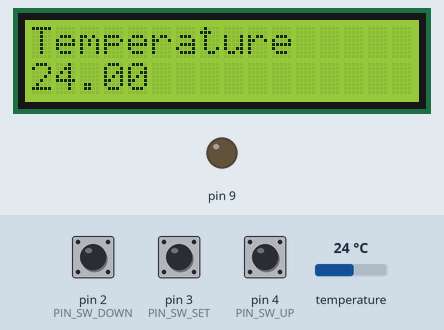
This sketch was run on a simulated Arduino Uno, built with avr-gcc and run on an emulated ATmega328P. Shown: 16×2 character LCD, output pins drawn as LEDs (lit = HIGH). The test bench sets the inputs (shaded band); at power-on: pin 3 (PIN_SW_SET) HIGH, temperature 24 °C, pin 2 (PIN_SW_DOWN) HIGH, pin 4 (PIN_SW_UP) HIGH. What the sketch prints to the serial monitor is not drawn.

Above: at 1.2 s.
1.3 s: pin 3 (PIN_SW_SET) pulled LOW for 1 s
At 3.1 s:
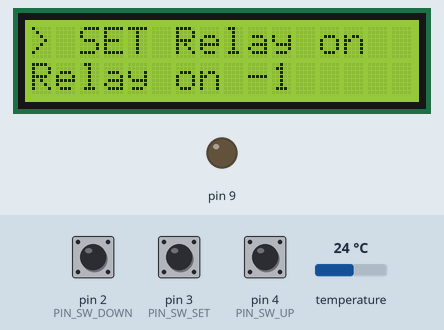
3.8 s: pin 3 (PIN_SW_SET) pulled LOW for 3.2 s
At 4.4 s:
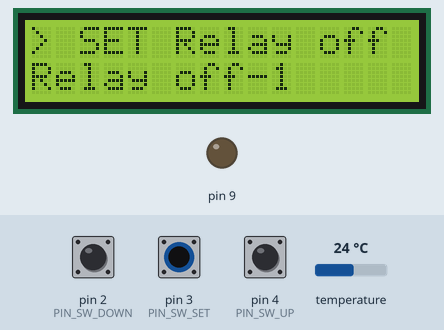
8.5 s: pin 3 (PIN_SW_SET) pulled LOW for 1 s
At 9.2 s:
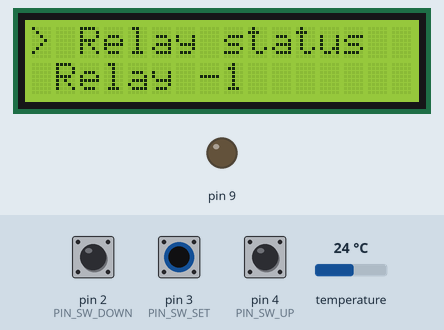
11.0 s: pin 3 (PIN_SW_SET) pulled LOW for 3.2 s
At 12.2 s:
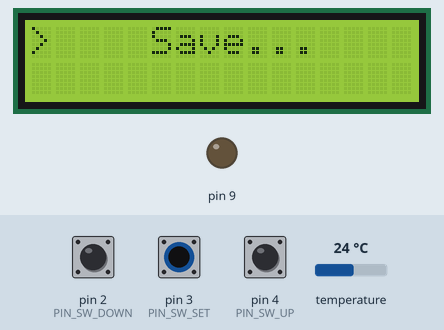
15.7 s: temperature set to 12 °C
At 16.6 s:
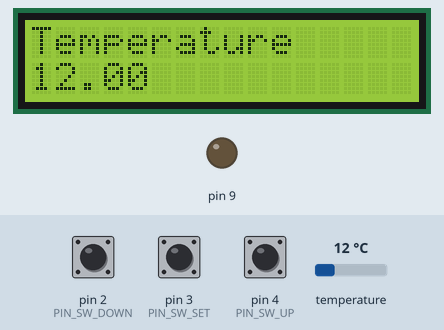
17.5 s: temperature set to 19 °C
At 18.0 s:
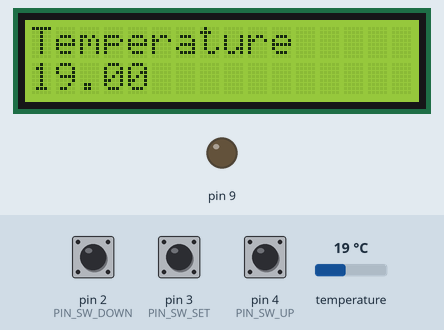
Timing chart, 0 to 20.1 s (numbered marks = the images above; inputs shaded):
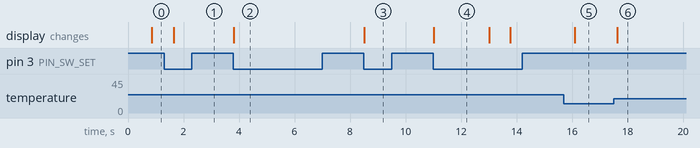

The sketch:

Digital_thermometer_code.ino
```cpp
#include <OneWire.h>
#include <DallasTemperature.h>
#include <LiquidCrystal.h>
#include <EEPROM.h>
LiquidCrystal lcd(A0, A1, A2, A3, A4, A5);

#define ONE_WIRE_BUS 7

OneWire oneWire(ONE_WIRE_BUS);
DallasTemperature sensors(&oneWire);

int Relay_on = 0;
int Relay_off = 0;
int Relay_status = 0;
int flag = 1;
int flag2 = 0;
unsigned long previousMillis = 0;
const int interval = 200;

const int PIN_SW_DOWN = 2;
const int PIN_SW_SET = 3;
const int PIN_SW_UP = 4;
boolean key = 0;
boolean key_SET , key_DOWN, key_UP;
////////////////////////////////////////////////////////////void setup
void setup()
{
  Serial.begin(9600);
  lcd.begin(16, 2);
  sensors.begin();
  pinMode(9, OUTPUT);
  pinMode(PIN_SW_DOWN, INPUT_PULLUP);
  pinMode(PIN_SW_SET, INPUT_PULLUP);
  pinMode(PIN_SW_UP, INPUT_PULLUP);
  EEPROM.get(1, Relay_on);
  EEPROM.get(4, Relay_off);
  EEPROM.get(8, Relay_status);
}
////////////////////////////////////////////////////////////void loop
void loop() {
  sensors.requestTemperatures();
  float temp = sensors.getTempCByIndex(0);
  if (temp != DEVICE_DISCONNECTED_C) {
    unsigned long currentMillis = millis();
    if (currentMillis - previousMillis >= interval) {
      previousMillis = currentMillis;
      Serial.print("Temperature of Sensor 0 is: ");
      Serial.println(temp);
      lcd.clear();
      lcd.setCursor(0, 0);
      lcd.print("Temperature");
      lcd.setCursor(0, 1);
      lcd.print(temp);
      if (Relay_status == 1) {
        if (temp > Relay_on) {
          digitalWrite(9, HIGH);
          flag = 0;
        }
        //  if (flag1 == 1) {
        if (temp < Relay_off) {
          digitalWrite(9, LOW);
          //flag = 0;
        } else {
          // flag = 1;
        }
      }
    }
  } else {
    Serial.println("Error to reading data");
    lcd.clear();
    lcd.print("Error");
    digitalWrite(9, LOW);
  }


  key_UP = digitalRead(PIN_SW_UP);
  key_SET = digitalRead(PIN_SW_SET);
  key_DOWN = digitalRead(PIN_SW_DOWN);

  if (key == 0 && key_SET == 0 && key_DOWN == 1 && key_UP == 1) {
    key = 1;
    SET_Relay_on();
  }
  if (key == 1 && key_SET == 1 && key_DOWN == 1 && key_UP == 1) {
    key = 0;
  }

}

////////////////////////////////////////////////////////////void SET_Relay_on
void SET_Relay_on() {
  lcd.clear();
  lcd.setCursor(0, 0);
  lcd.print("> SET Relay on");
  lcd.setCursor (0, 1);
  lcd.print("Relay on = ");
  while (1) {
    lcd.setCursor (9, 1);
    lcd.print(Relay_on);
    lcd.print("   ");
    key_UP = digitalRead(PIN_SW_UP);
    key_SET = digitalRead(PIN_SW_SET);
    key_DOWN = digitalRead(PIN_SW_DOWN);
    if (key == 0 && key_SET == 1 && key_DOWN == 0 && key_UP == 1) {
      key = 1;
      Relay_on--;
    }
    if (key == 0 && key_SET == 1 && key_DOWN == 1 && key_UP == 0) {
      key = 1;
      Relay_on++;
    }
    if (key == 0 && key_SET == 0 && key_DOWN == 1 && key_UP == 1) {
      key = 1;
      break;
    }
    if (key == 1 && key_SET == 1 && key_DOWN == 1 && key_UP == 1) {
      key = 0;
    }
  }
  SET_Relay_off();
}
////////////////////////////////////////////////////////////void SET_Relay_off
void SET_Relay_off() {
  lcd.clear();
  lcd.setCursor(0, 0);
  lcd.print("> SET Relay off");
  lcd.setCursor (0, 1);
  lcd.print("Relay off = ");
  while (1) {
    lcd.setCursor (9, 1);
    lcd.print(Relay_off);
    lcd.print("   ");
    key_UP = digitalRead(PIN_SW_UP);
    key_SET = digitalRead(PIN_SW_SET);
    key_DOWN = digitalRead(PIN_SW_DOWN);
    if (key == 0 && key_SET == 1 && key_DOWN == 0 && key_UP == 1) {
      key = 1;
      Relay_off--;
    }
    if (key == 0 && key_SET == 1 && key_DOWN == 1 && key_UP == 0) {
      key = 1;
      Relay_off++;
    }
    if (key == 0 && key_SET == 0 && key_DOWN == 1 && key_UP == 1) {
      key = 1;
      break;
    }
    if (key == 1 && key_SET == 1 && key_DOWN == 1 && key_UP == 1) {
      key = 0;
    }
  }
  Relay();
}

////////////////////////////////////////////////////////////Relay_status
void Relay() {
  lcd.clear();
  lcd.setCursor(0, 0);
  lcd.print("> Relay status");
  lcd.setCursor (0, 1);
  lcd.print(" Relay = ");
  while (1) {
    lcd.setCursor (7, 1);
    lcd.print(Relay_status);
    lcd.print("   ");
    key_UP = digitalRead(PIN_SW_UP);
    key_SET = digitalRead(PIN_SW_SET);
    key_DOWN = digitalRead(PIN_SW_DOWN);
    if (key == 0 && key_SET == 1 && key_DOWN == 0 && key_UP == 1) {
      key = 1;
      if (Relay_status == 0) {
        Relay_status = 1;
      } else {
        Relay_status--;
      }
    }
    if (key == 0 && key_SET == 1 && key_DOWN == 1 && key_UP == 0) {
      key = 1;
      if (Relay_status == 1) {
        Relay_status = 0;
      } else {
        Relay_status++;

      }
    }
    if (key == 0 && key_SET == 0 && key_DOWN == 1 && key_UP == 1) {
      key = 1;
      break;
    }
    if (key == 1 && key_SET == 1 && key_DOWN == 1 && key_UP == 1) {
      key = 0;
    }
  }
  Save();
}
////////////////////////////////////////////////////////////void Save
void Save() {
  lcd.clear();
  lcd.setCursor(0, 0);
  lcd.print(">    Save...    ");
  EEPROM.put(1, Relay_on);
  EEPROM.put(4, Relay_off);
  EEPROM.put(8, Relay_status);
  delay(2000);
  lcd.clear();
}
```

Measured:
- after the input at 1.3 s, the display: changes after 0.35 s (image 1)
- after the input at 3.8 s, the display: changes at once (image 2)
- after the input at 8.5 s, the display: changes at once (image 3)
- after the input at 11.0 s, the display: changes at once (image 4)
- after the input at 15.7 s, the display: changes after 0.39 s (image 5)
- after the input at 17.5 s, the display: changes after 0.13 s (image 6)
- what the display in image 4 shows lasts 2.0 s, from 11.0 s to 13.0 s
